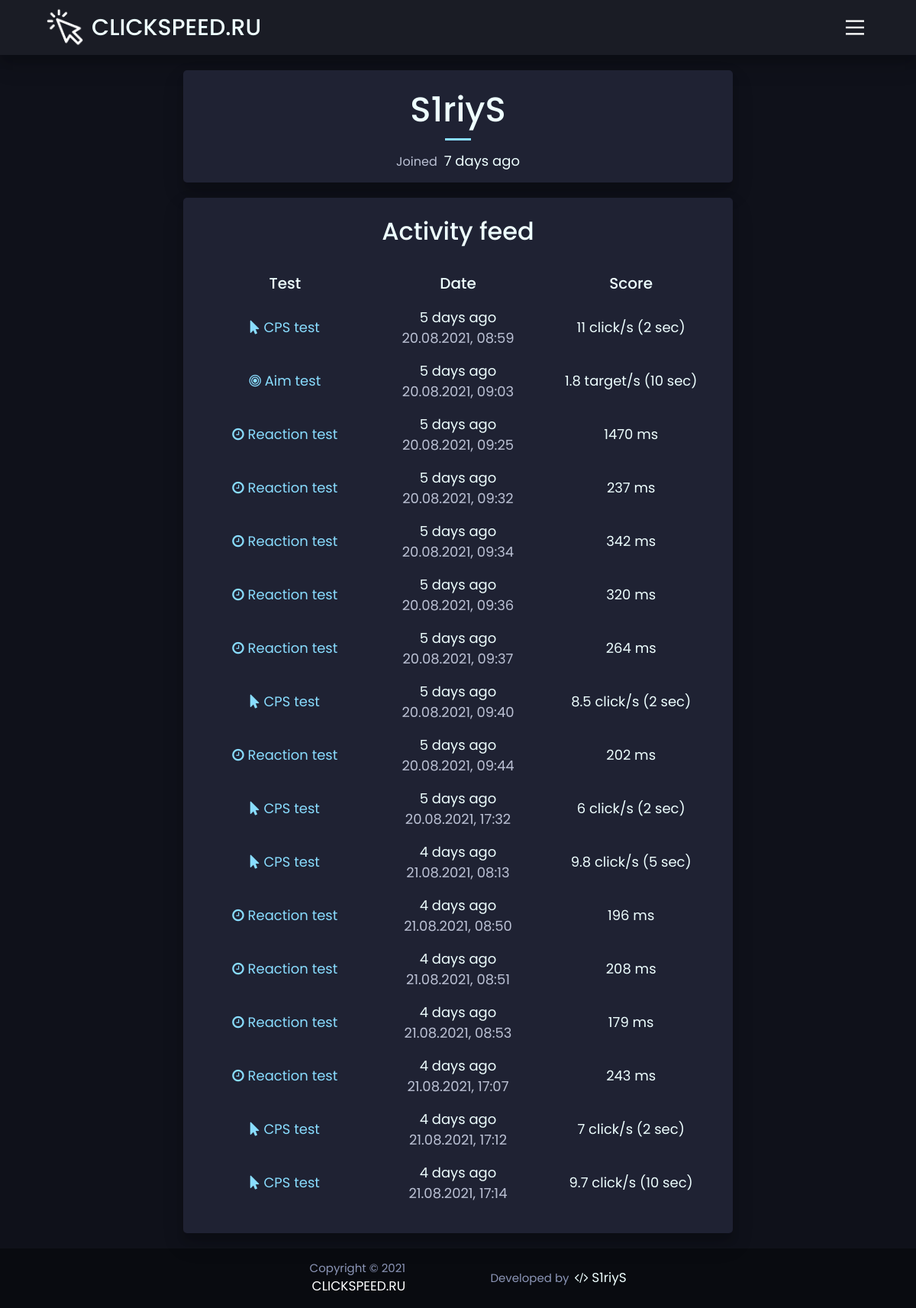
Screenshot of /profile (signed in) with the database file from the repository.
### app/data/models.py (models this page shows, shortened)
class User(db.Model, UserMixin):
    __tablename__ = "users"
    id = sqlalchemy.Column(sqlalchemy.Integer,
                           primary_key=True, autoincrement=True)
    nickname = sqlalchemy.Column(sqlalchemy.String, nullable=True)
    email = sqlalchemy.Column(sqlalchemy.String,
                              index=True, unique=True, nullable=True)
    hashed_password = sqlalchemy.Column(sqlalchemy.String, nullable=True)
    registration_date = sqlalchemy.Column(sqlalchemy.DateTime,
                                          default=datetime.datetime.utcnow)

class Result(db.Model):
    __tablename__ = "results"
    id = sqlalchemy.Column(sqlalchemy.Integer,
                           primary_key=True, autoincrement=True)
    user_id = sqlalchemy.Column(sqlalchemy.Integer,
                                sqlalchemy.ForeignKey("users.id"))
    user = orm.relation('User')
    test_name = sqlalchemy.Column(sqlalchemy.Integer,
                                  sqlalchemy.ForeignKey("tests.name"))
    test = orm.relation('Test')
    score = sqlalchemy.Column(sqlalchemy.Integer, nullable=True)
    test_time = sqlalchemy.Column(sqlalchemy.Integer, nullable=True)
    date_create = sqlalchemy.Column(sqlalchemy.DateTime,
                                    default=datetime.datetime.utcnow)
    def get_test(self) -> Test:
        test = db.session.query(Test).filter(Test.name == self.test_name).first()
        return test

class Test(db.Model):
    __tablename__ = "tests"
    id = sqlalchemy.Column(sqlalchemy.Integer,
                           primary_key=True, autoincrement=True)
    name = sqlalchemy.Column(sqlalchemy.String, unique=True)
    unit = sqlalchemy.Column(sqlalchemy.String)
    link = sqlalchemy.Column(sqlalchemy.String)
    icon = sqlalchemy.Column(sqlalchemy.String)

### app/routes.py (the view)
@app.route('/profile', methods=['GET'])
@login_required
def profile_page():
    results = db.session.query(Result).filter(Result.user_id == current_user.id)
    return render_template('profile.html', user=current_user, results=results)

### app/data/models.py (called while the page is built)
@login_manager.user_loader
def load_user(user_id):
    return db.session.query(User).get(user_id)

### app/templates/profile.html (shortened to what this page needs)
<head>
    <link rel="stylesheet" href="{{ url_for('static', filename='css/profile.css') }}">
</head>
{% extends "base.html" %}
{% block content %}
<div class="container-fluid">
    <div class="row">
        <div class="user block col-lg-8 offset-lg-2 col-md-12">
            <div class="username-block">
                <h1 class="value">{{ user.nickname }}</h1>
            </div>
            <div class="joined-block">
                <p class="label">Joined</p>
                <p class="value">{{ moment(user.registration_date).fromNow(refresh=True) }}</p>
            </div>
        </div>
        <div class="results block col-lg-8 offset-lg-2 col-md-12">
            <h2 class="results-title">Activity feed</h2>
            {% if results.count() == 0 %}
                <p class="no-results">There's nothing here yet!</p>
            {% else %}
                <table class="table">
                    <tr>
                        <th>Test</th>
                        <th>Date</th>
                        <th>Score</th>
                    </tr>
                    {% for item in results %}
                        {% set test = item.get_test() %}
                        <tr class="table-row">
                            <td class="cell-test">
                                <a href="{{ url_for('test_page', test_name=test.link, test_time=item.test_time) }}">
                                    <i class="fa {{ test.icon }}" aria-hidden="true"></i>
                                    {{ test.name }} test
                                </a>
                            </td>
                            <td class="cell-date"> {{ moment(item.date_create).fromNow(refresh=True) }} <br>
                                <span class="date-create">{{ moment(item.date_create).format('DD.MM.YYYY, HH:mm') }}</span>
                            </td>
                            <td class="cell-result">{{ item.score }} {{ test.unit }}
                                {% if item.test_time %}
                                <span>({{ item.test_time }} sec)</span>
                                {% endif %}
                            </td>
                        </tr>
                    {% endfor %}
                </table>
            {% endif %}
        </div>
    </div>
</div>
{% endblock %}

### app/templates/base.html (shortened to what this page needs)
<!DOCTYPE html>
<html lang="{{ LANGUAGE }}">
<head>
    <link rel="stylesheet" href="https://stackpath.bootstrapcdn.com/bootstrap/4.4.1/css/bootstrap.min.css">
    <link rel="stylesheet" href="{{ url_for('static', filename='css/base.css') }}">
    <link rel="stylesheet" href="https://maxcdn.bootstrapcdn.com/font-awesome/4.5.0/css/font-awesome.min.css">
</head>
<body>
    <header id="header" class="header box-shadow">
        <div class="container-fluid">
            <div class="row header-row">
                <a href="{{ url_for('home_page') }}" class="header__logo">
                    <img src="{{ url_for('static', filename='images/logo.png') }}" alt="logo" class="img">
                    <h2 class="name">{{ WEBSITE_URL }}</h2>
                </a>
                <div class="menu-btn-wrapper">
                    <button class="menu-btn" id="menu-btn" aria-label="Main Menu">
                    </button>
                </div>
            </div>
        </div>
    </header>
    <main role="main" class="main">
        {% block content %}{% endblock %}
    </main>
    <footer class="footer" role="contentinfo">
        <div class="container-fluid">
            <div class="row">
                <p class="col-xl-3 col-12">Copyright © 2021 <span>{{ WEBSITE_URL }}</span></p>
                <p class="col-xl-3 col-12">Developed by
                    <span>
                        <a href="https://vk.com/s1riys">
                            <i class="fa fa-code" aria-hidden="true"></i> {{ DEVELOPER }}
                        </a>
                    </span>
                </p>
            </div>
        </div>
    </footer>
</body>
</html>

### app/static/css/profile.css (style rules this page uses)
.block { background: #1F2233 !important; }
.user { text-align: center; margin-bottom: 20px; }
.username-block { margin-bottom: 0.8rem; }
.username-block::after { transition: 300ms ease; content: ""; height: 3px; background: #89ddff; width: 5%; margin: auto; display: block; }
.username-block .value { padding: 10px; font-size: 45px; }
.joined-block .label, .joined-block .value { display: inline-block; }
.joined-block .label { color: #bcc2d5; font-size: 16px; }
.joined-block .value { font-size: 18px; margin-left: 5px; }
.results-title { margin: 10px 0px 25px 0px; }
.table { table-layout: fixed; width: 100%; }
th, td, tr { color: #eeffff; background: transparent; border: none; text-align: center; border-top: none !important; }
th { font-weight: normal; padding: 8px !important; font-weight: 500; font-size: 20; }
td { padding: 8px !important; font-size: 18px; vertical-align: middle !important; }
tr td:first-child { border-top-left-radius: 15px; }
tr td:last-child { border-top-right-radius: 15px; }
tr td:first-child { border-bottom-left-radius: 15px; }
tr td:last-child { border-bottom-right-radius: 15px; }
.table-row { transition: 300ms ease; }
.cell-test { transition: 200ms ease; }
.cell-test a, .cell-test .fa { color: #89ddff; }
.cell-date .date-create { color: #bcc2d5; }

### app/static/css/base.css (style rules this page uses)
body { font-size: 15px; font-family: 'Poppins', sans-serif; background: #0F111A; color: #eeffff; display: flex; flex-direction: column; min-height: 100vh; max-width: 100vw; }
h1, h2, h3, h4, h5, h6, p { margin: 0; }
.container-fluid { width: 90%; }
a, a:hover { color: #eeffff; text-decoration: none; }
button, button:active, button:focus { outline: none; border: none; box-shadow: none; }
.block { background: #181A1F; padding: 15px 20px; border-radius: 5px; text-align: center; box-shadow: 0 14px 28px rgba(0, 0, 0, 0.15), 0 10px 10px rgba(0, 0, 0, 0.12); }
.box-shadow { box-shadow: 0 14px 28px rgba(0, 0, 0, 0.15), 0 10px 10px rgba(0, 0, 0, 0.12) !important; }
.header { padding: 10px 0; margin-bottom: 20px; background: #1A1C25; }
.header .row { align-items: center; justify-content: space-between; }
.header .header__logo { display: flex; align-items: center; margin-right: 70px; }
.header .header__logo .img { width: 50px; height: auto; margin-right: 10px; }
.header .header__logo .name { display: inline; font-size: 30px; }
.main { flex-grow: 1; }
.footer { width: 100%; padding: 15px; background-color: #090B10; color: #8B95B6; text-align: center; flex-shrink: 0; margin-top: 20px; }
.footer .row { justify-content: center; height: 100%; align-items: center; }
.footer .row p { display: inline; }
.footer .row span { color: #ffffff; font-size: 17px; margin-left: 3px; }
.menu-btn-wrapper { width: auto; z-index: 5; }
.menu-btn { background-color: transparent; border: none; cursor: pointer; display: flex; padding: 0; width: 40px; }
.menu-btn svg { height: 40px; }
@media (max-width: 1201px) { .header .header__logo { justify-content: center; width: auto; margin: 0; } }

### rows the page displays
User: nickname "S1riyS", registration_date "7 days ago"
Result: date_create "5 days ago", date_create "20.08.2021, 08:59", score "11", test_time "2"
Test: name "CPS", unit "click/s"
Result: date_create "5 days ago", date_create "20.08.2021, 09:03", score "1.8", test_time "10"
Test: name "Aim", unit "target/s"
Result: date_create "5 days ago", date_create "20.08.2021, 09:25", score "1470"
Test: name "Reaction", unit "ms"
Result: date_create "5 days ago", date_create "20.08.2021, 09:32", score "237"
Result: date_create "5 days ago", date_create "20.08.2021, 09:34", score "342"
Result: date_create "5 days ago", date_create "20.08.2021, 09:36", score "320"
Result: date_create "5 days ago", date_create "20.08.2021, 09:37", score "264"
Result: date_create "5 days ago", date_create "20.08.2021, 09:40", score "8.5", test_time "2"
Result: date_create "5 days ago", date_create "20.08.2021, 09:44", score "202"
Result: date_create "5 days ago", date_create "20.08.2021, 17:32", score "6", test_time "2"
Result: date_create "4 days ago", date_create "21.08.2021, 08:13", score "9.8", test_time "5"
Result: date_create "4 days ago", date_create "21.08.2021, 08:50", score "196"
Result: date_create "4 days ago", date_create "21.08.2021, 08:51", score "208"
Result: date_create "4 days ago", date_create "21.08.2021, 08:53", score "179"
Result: date_create "4 days ago", date_create "21.08.2021, 17:07", score "243"
Result: date_create "4 days ago", date_create "21.08.2021, 17:12", score "7", test_time "2"
Result: date_create "4 days ago", date_create "21.08.2021, 17:14", score "9.7", test_time "10"

### other values shown
{{ WEBSITE_URL }} "CLICKSPEED.RU"
